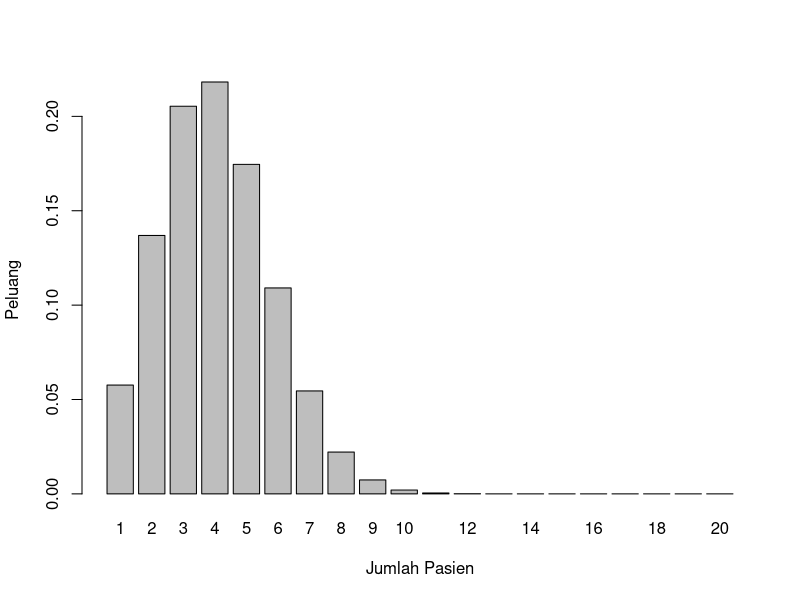

Write the R code that produced this figure.
#2a
dbinom(4, size = 20, prob = 0.2)

#2b
peluang <- dbinom(1:20, 20, 0.2)
data = data.frame(y=c(peluang), x=c(1:20))
barplot(data$y, names.arg=data$x, ylab="Peluang", xlab="Jumlah Pasien")

#2c
#mean
4*0.2
#variance
4*0.2*(1-0.2)